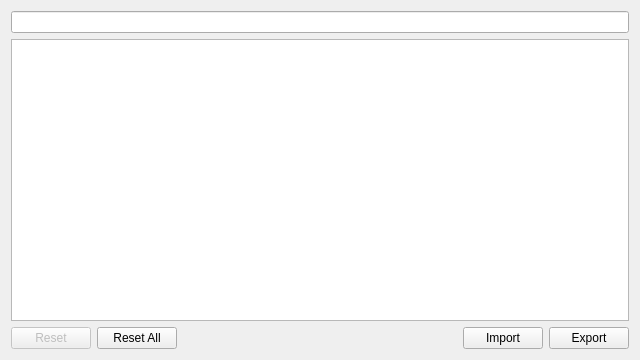
<?xml version="1.0" encoding="UTF-8"?>
<ui version="4.0">
 <class>CommandsSettingsWidget</class>
 <widget class="QWidget" name="CommandsSettingsWidget">
  <property name="geometry">
   <rect>
    <x>0</x>
    <y>0</y>
    <width>640</width>
    <height>360</height>
   </rect>
  </property>
  <property name="windowTitle">
   <string>Commands Settings</string>
  </property>
  <layout class="QVBoxLayout" name="verticalLayout">
   <item>
    <widget class="FilterLineEdit" name="filterEdit"/>
   </item>
   <item>
    <widget class="QTreeView" name="view">
     <property name="rootIsDecorated">
      <bool>false</bool>
     </property>
     <property name="uniformRowHeights">
      <bool>true</bool>
     </property>
     <property name="itemsExpandable">
      <bool>false</bool>
     </property>
     <property name="sortingEnabled">
      <bool>false</bool>
     </property>
    </widget>
   </item>
   <item>
    <layout class="QHBoxLayout" name="_3">
     <item>
      <widget class="QPushButton" name="resetButton">
       <property name="enabled">
        <bool>false</bool>
       </property>
       <property name="text">
        <string>Reset</string>
       </property>
      </widget>
     </item>
     <item>
      <widget class="QPushButton" name="resetAllButton">
       <property name="toolTip">
        <string>Reset all to default</string>
       </property>
       <property name="text">
        <string>Reset All</string>
       </property>
      </widget>
     </item>
     <item>
      <spacer>
       <property name="orientation">
        <enum>Qt::Horizontal</enum>
       </property>
       <property name="sizeHint" stdset="0">
        <size>
         <width>40</width>
         <height>20</height>
        </size>
       </property>
      </spacer>
     </item>
     <item>
      <widget class="QPushButton" name="importButton">
       <property name="text">
        <string>Import</string>
       </property>
      </widget>
     </item>
     <item>
      <widget class="QPushButton" name="exportButton">
       <property name="text">
        <string>Export</string>
       </property>
      </widget>
     </item>
    </layout>
   </item>
  </layout>
 </widget>
 <customwidgets>
  <customwidget>
   <class>FilterLineEdit</class>
   <extends>QLineEdit</extends>
   <header location="global">Widgets/FilterLineEdit</header>
  </customwidget>
 </customwidgets>
 <resources/>
 <connections/>
</ui>
